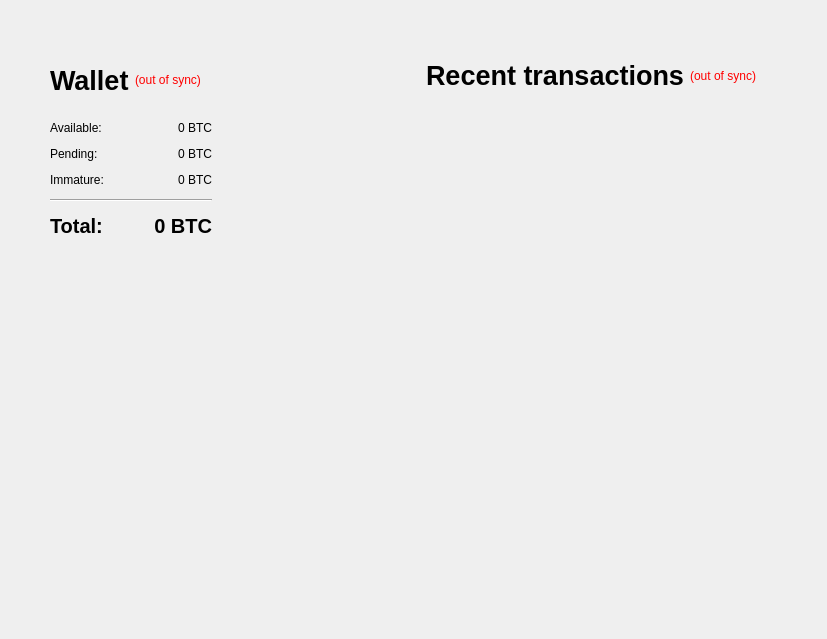
<?xml version="1.0" encoding="UTF-8"?>
<ui version="4.0">
 <class>OverviewPage</class>
 <widget class="QWidget" name="OverviewPage">
  <property name="geometry">
   <rect>
    <x>0</x>
    <y>0</y>
    <width>827</width>
    <height>639</height>
   </rect>
  </property>
  <property name="windowTitle">
   <string>Form</string>
  </property>
  <layout class="QVBoxLayout" name="topLayout">
   <item>
    <widget class="QLabel" name="labelAlerts">
     <property name="visible">
      <bool>false</bool>
     </property>
     <property name="styleSheet">
      <string notr="true">QLabel { color: red; }</string>
     </property>
     <property name="wordWrap">
      <bool>true</bool>
     </property>
     <property name="margin">
      <number>3</number>
     </property>
    </widget>
   </item>
   <item>
    <layout class="QHBoxLayout" name="horizontalLayout" stretch="1,1">
     <item>
      <layout class="QVBoxLayout" name="verticalLayout_2">
       <item>
        <widget class="QFrame" name="frame">
         <property name="frameShadow">
          <enum>QFrame::Raised</enum>
         </property>
         <layout class="QVBoxLayout" name="verticalLayout_4">
          <item>
           <layout class="QHBoxLayout" name="horizontalLayout_4">
            <property name="leftMargin">
             <number>30</number>
            </property>
            <property name="topMargin">
             <number>20</number>
            </property>
            <property name="bottomMargin">
             <number>15</number>
            </property>
            <item>
             <widget class="QLabel" name="label_5">
              <property name="font">
               <font>
                <pointsize>20</pointsize>
                <weight>75</weight>
                <bold>true</bold>
               </font>
              </property>
              <property name="styleSheet">
               <string notr="true">QLabel { color: black; }</string>
              </property>
              <property name="text">
               <string>Wallet</string>
              </property>
             </widget>
            </item>
            <item>
             <widget class="QLabel" name="labelWalletStatus">
              <property name="toolTip">
               <string>The displayed information may be out of date. Your wallet automatically synchronizes with the Pesetacoin network after a connection is established, but this process has not completed yet.</string>
              </property>
              <property name="styleSheet">
               <string notr="true">QLabel { color: red; }</string>
              </property>
              <property name="text">
               <string notr="true">(out of sync)</string>
              </property>
              <property name="alignment">
               <set>Qt::AlignLeading|Qt::AlignLeft|Qt::AlignVCenter</set>
              </property>
             </widget>
            </item>
            <item>
             <spacer name="horizontalSpacer_2">
              <property name="orientation">
               <enum>Qt::Horizontal</enum>
              </property>
              <property name="sizeHint" stdset="0">
               <size>
                <width>40</width>
                <height>40</height>
               </size>
              </property>
             </spacer>
            </item>
           </layout>
          </item>
          <item>
           <layout class="QHBoxLayout" name="horizontalLayout_3">
            <item>
             <layout class="QFormLayout" name="formLayout_2">
              <property name="fieldGrowthPolicy">
               <enum>QFormLayout::AllNonFixedFieldsGrow</enum>
              </property>
              <property name="horizontalSpacing">
               <number>50</number>
              </property>
              <property name="verticalSpacing">
               <number>12</number>
              </property>
              <property name="leftMargin">
               <number>30</number>
              </property>
              <item row="0" column="0">
               <widget class="QLabel" name="label">
                <property name="text">
                 <string>Available:</string>
                </property>
               </widget>
              </item>
              <item row="0" column="1">
               <widget class="QLabel" name="labelBalance">
                <property name="font">
                 <font>
                  <weight>50</weight>
                  <bold>false</bold>
                 </font>
                </property>
                <property name="cursor">
                 <cursorShape>IBeamCursor</cursorShape>
                </property>
                <property name="toolTip">
                 <string>Your current spendable balance</string>
                </property>
                <property name="text">
                 <string notr="true">0 BTC</string>
                </property>
                <property name="alignment">
                 <set>Qt::AlignRight|Qt::AlignTrailing|Qt::AlignVCenter</set>
                </property>
                <property name="textInteractionFlags">
                 <set>Qt::LinksAccessibleByMouse|Qt::TextSelectableByKeyboard|Qt::TextSelectableByMouse</set>
                </property>
               </widget>
              </item>
              <item row="1" column="0">
               <widget class="QLabel" name="label_3">
                <property name="text">
                 <string>Pending:</string>
                </property>
               </widget>
              </item>
              <item row="1" column="1">
               <widget class="QLabel" name="labelUnconfirmed">
                <property name="font">
                 <font>
                  <weight>50</weight>
                  <bold>false</bold>
                 </font>
                </property>
                <property name="cursor">
                 <cursorShape>IBeamCursor</cursorShape>
                </property>
                <property name="toolTip">
                 <string>Total of transactions that have yet to be confirmed, and do not yet count toward the spendable balance</string>
                </property>
                <property name="text">
                 <string notr="true">0 BTC</string>
                </property>
                <property name="alignment">
                 <set>Qt::AlignRight|Qt::AlignTrailing|Qt::AlignVCenter</set>
                </property>
                <property name="textInteractionFlags">
                 <set>Qt::LinksAccessibleByMouse|Qt::TextSelectableByKeyboard|Qt::TextSelectableByMouse</set>
                </property>
               </widget>
              </item>
              <item row="2" column="0">
               <widget class="QLabel" name="labelImmatureText">
                <property name="text">
                 <string>Immature:</string>
                </property>
               </widget>
              </item>
              <item row="2" column="1">
               <widget class="QLabel" name="labelImmature">
                <property name="font">
                 <font>
                  <weight>50</weight>
                  <bold>false</bold>
                 </font>
                </property>
                <property name="toolTip">
                 <string>Mined balance that has not yet matured</string>
                </property>
                <property name="text">
                 <string notr="true">0 BTC</string>
                </property>
                <property name="alignment">
                 <set>Qt::AlignRight|Qt::AlignTrailing|Qt::AlignVCenter</set>
                </property>
                <property name="textInteractionFlags">
                 <set>Qt::LinksAccessibleByMouse|Qt::TextSelectableByKeyboard|Qt::TextSelectableByMouse</set>
                </property>
               </widget>
              </item>
              <item row="4" column="0">
               <widget class="QLabel" name="labelTotalText">
                <property name="font">
                 <font>
                  <pointsize>15</pointsize>
                  <weight>75</weight>
                  <bold>true</bold>
                 </font>
                </property>
                <property name="text">
                 <string>Total:</string>
                </property>
               </widget>
              </item>
              <item row="4" column="1">
               <widget class="QLabel" name="labelTotal">
                <property name="font">
                 <font>
                  <pointsize>15</pointsize>
                  <weight>75</weight>
                  <bold>true</bold>
                 </font>
                </property>
                <property name="cursor">
                 <cursorShape>IBeamCursor</cursorShape>
                </property>
                <property name="toolTip">
                 <string>Your current total balance</string>
                </property>
                <property name="styleSheet">
                 <string notr="true">QLabel { color: black; }</string>
                </property>
                <property name="text">
                 <string notr="true">0 BTC</string>
                </property>
                <property name="alignment">
                 <set>Qt::AlignRight|Qt::AlignTrailing|Qt::AlignVCenter</set>
                </property>
                <property name="textInteractionFlags">
                 <set>Qt::LinksAccessibleByMouse|Qt::TextSelectableByKeyboard|Qt::TextSelectableByMouse</set>
                </property>
               </widget>
              </item>
              <item row="3" column="0" colspan="2">
               <widget class="Line" name="line">
                <property name="orientation">
                 <enum>Qt::Horizontal</enum>
                </property>
               </widget>
              </item>
             </layout>
            </item>
            <item>
             <spacer name="horizontalSpacer_3">
              <property name="orientation">
               <enum>Qt::Horizontal</enum>
              </property>
              <property name="sizeHint" stdset="0">
               <size>
                <width>40</width>
                <height>20</height>
               </size>
              </property>
             </spacer>
            </item>
           </layout>
          </item>
         </layout>
        </widget>
       </item>
       <item>
        <spacer name="verticalSpacer">
         <property name="orientation">
          <enum>Qt::Vertical</enum>
         </property>
         <property name="sizeHint" stdset="0">
          <size>
           <width>20</width>
           <height>40</height>
          </size>
         </property>
        </spacer>
       </item>
       <item>
        <widget class="QLabel" name="label_wallet_bgcoin">
         <property name="text">
          <string/>
         </property>
         <property name="pixmap">
          <pixmap resource="../pesetacoin.qrc">:/images/wallet_bgcoin</pixmap>
         </property>
         <property name="scaledContents">
          <bool>false</bool>
         </property>
         <property name="alignment">
          <set>Qt::AlignLeading</set>
         </property>
         <property name="margin">
          <number>-2</number>
         </property>
        </widget>
       </item>
      </layout>
     </item>
     <item>
      <layout class="QVBoxLayout" name="verticalLayout_3">
       <item>
        <widget class="QFrame" name="frame_2">
         <property name="frameShadow">
          <enum>QFrame::Raised</enum>
         </property>
         <layout class="QVBoxLayout" name="verticalLayout">
          <item>
           <layout class="QHBoxLayout" name="horizontalLayout_2">
            <property name="topMargin">
             <number>20</number>
            </property>
            <item>
             <widget class="QLabel" name="label_4">
              <property name="font">
               <font>
                <pointsize>20</pointsize>
                <weight>75</weight>
                <bold>true</bold>
               </font>
              </property>
              <property name="styleSheet">
               <string notr="true">QLabel { color: black; }</string>
              </property>
              <property name="text">
               <string>&lt;b&gt;Recent transactions&lt;/b&gt;</string>
              </property>
             </widget>
            </item>
            <item>
             <widget class="QLabel" name="labelTransactionsStatus">
              <property name="toolTip">
               <string>The displayed information may be out of date. Your wallet automatically synchronizes with the Pesetacoin network after a connection is established, but this process has not completed yet.</string>
              </property>
              <property name="styleSheet">
               <string notr="true">QLabel { color: red; }</string>
              </property>
              <property name="text">
               <string notr="true">(out of sync)</string>
              </property>
              <property name="alignment">
               <set>Qt::AlignRight|Qt::AlignTrailing|Qt::AlignVCenter</set>
              </property>
             </widget>
            </item>
            <item>
             <spacer name="horizontalSpacer">
              <property name="orientation">
               <enum>Qt::Horizontal</enum>
              </property>
              <property name="sizeHint" stdset="0">
               <size>
                <width>40</width>
                <height>20</height>
               </size>
              </property>
             </spacer>
            </item>
           </layout>
          </item>
          <item>
           <widget class="QListView" name="listTransactions">
            <property name="font">
             <font>
              <weight>75</weight>
              <bold>true</bold>
             </font>
            </property>
            <property name="styleSheet">
             <string notr="true">QListView { background: transparent; }</string>
            </property>
            <property name="frameShape">
             <enum>QFrame::Box</enum>
            </property>
            <property name="frameShadow">
             <enum>QFrame::Plain</enum>
            </property>
            <property name="lineWidth">
             <number>0</number>
            </property>
            <property name="verticalScrollBarPolicy">
             <enum>Qt::ScrollBarAlwaysOff</enum>
            </property>
            <property name="horizontalScrollBarPolicy">
             <enum>Qt::ScrollBarAlwaysOff</enum>
            </property>
            <property name="selectionMode">
             <enum>QAbstractItemView::NoSelection</enum>
            </property>
           </widget>
          </item>
         </layout>
        </widget>
       </item>
       <item>
        <spacer name="verticalSpacer_2">
         <property name="orientation">
          <enum>Qt::Vertical</enum>
         </property>
         <property name="sizeHint" stdset="0">
          <size>
           <width>20</width>
           <height>40</height>
          </size>
         </property>
        </spacer>
       </item>
      </layout>
     </item>
    </layout>
   </item>
  </layout>
 </widget>
 <resources>
  <include location="../pesetacoin.qrc"/>
 </resources>
 <connections/>
</ui>
